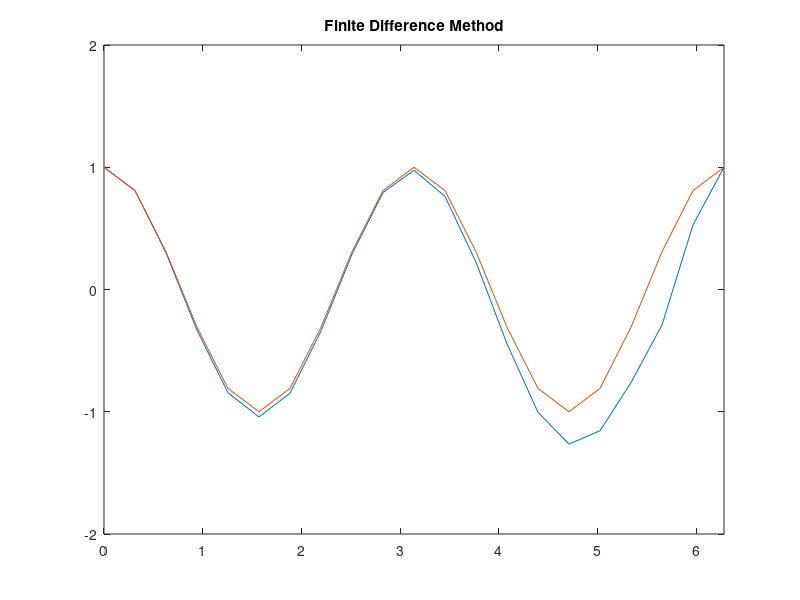

Write the MATLAB code that produced this figure.
a=0b=2*piF  = @(x)-5*cos(2*x)%Number of pointsN= 20;x=linspace(a, b, N+1);h= (b-a)/N;%Set initial conditionUa = 1.0Ub=  1.0A= -(2+h^2)*eye(N-1);for (i= 1: N-1)  if i-1>0    A(i, i-1)=1;  endif    if i+1<N-1      A(i, i+1)=1;  endif  end  A=A/(h^2)f=zeros(N-1, 1);f(1)=F(x(2))-Ua/(h^2)f(N-1)=F(x(N))-Ub/(h^2)for (i= 2:N-2)  f(i)=F(x(i+1))endu=A\fy = zeros(N+1,1);  y(1)=Uay(N+1)=Ubfor( i= 2:N)  y(i)=u(i-1)end  plot(x, y)axis([0, 2*pi, -2, 2])title('Finite Difference Method')hold ony2=cos(2*x)plot(x, y2)hold off